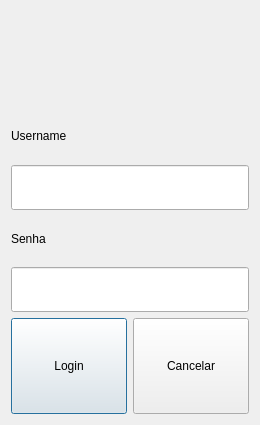
<?xml version="1.0" encoding="UTF-8"?>
<ui version="4.0">
 <class>LoginDLG</class>
 <widget class="QDialog" name="LoginDLG">
  <property name="geometry">
   <rect>
    <x>0</x>
    <y>0</y>
    <width>260</width>
    <height>425</height>
   </rect>
  </property>
  <property name="minimumSize">
   <size>
    <width>260</width>
    <height>425</height>
   </size>
  </property>
  <property name="maximumSize">
   <size>
    <width>260</width>
    <height>425</height>
   </size>
  </property>
  <property name="windowTitle">
   <string>Dialog</string>
  </property>
  <layout class="QVBoxLayout" name="verticalLayout_4">
   <item>
    <layout class="QVBoxLayout" name="verticalLayout_3">
     <item>
      <widget class="QLabel" name="iconeLB">
       <property name="text">
        <string/>
       </property>
       <property name="alignment">
        <set>Qt::AlignCenter</set>
       </property>
      </widget>
     </item>
     <item>
      <layout class="QVBoxLayout" name="verticalLayout_2">
       <item>
        <widget class="QLabel" name="usernameLB">
         <property name="text">
          <string>Username</string>
         </property>
        </widget>
       </item>
       <item>
        <widget class="QLineEdit" name="usernameLE">
         <property name="sizePolicy">
          <sizepolicy hsizetype="Expanding" vsizetype="Minimum">
           <horstretch>0</horstretch>
           <verstretch>0</verstretch>
          </sizepolicy>
         </property>
        </widget>
       </item>
      </layout>
     </item>
     <item>
      <layout class="QVBoxLayout" name="verticalLayout">
       <item>
        <widget class="QLabel" name="senhaLB">
         <property name="text">
          <string>Senha</string>
         </property>
        </widget>
       </item>
       <item>
        <widget class="QLineEdit" name="senhaLE">
         <property name="sizePolicy">
          <sizepolicy hsizetype="Expanding" vsizetype="Minimum">
           <horstretch>0</horstretch>
           <verstretch>0</verstretch>
          </sizepolicy>
         </property>
         <property name="echoMode">
          <enum>QLineEdit::Password</enum>
         </property>
        </widget>
       </item>
      </layout>
     </item>
     <item>
      <layout class="QHBoxLayout" name="horizontalLayout">
       <item>
        <widget class="QPushButton" name="loginBTN">
         <property name="sizePolicy">
          <sizepolicy hsizetype="Minimum" vsizetype="Minimum">
           <horstretch>0</horstretch>
           <verstretch>0</verstretch>
          </sizepolicy>
         </property>
         <property name="text">
          <string>Login</string>
         </property>
        </widget>
       </item>
       <item>
        <widget class="QPushButton" name="cancelarBTN">
         <property name="sizePolicy">
          <sizepolicy hsizetype="Minimum" vsizetype="Minimum">
           <horstretch>0</horstretch>
           <verstretch>0</verstretch>
          </sizepolicy>
         </property>
         <property name="text">
          <string>Cancelar</string>
         </property>
        </widget>
       </item>
      </layout>
     </item>
    </layout>
   </item>
  </layout>
 </widget>
 <resources/>
 <connections/>
</ui>
